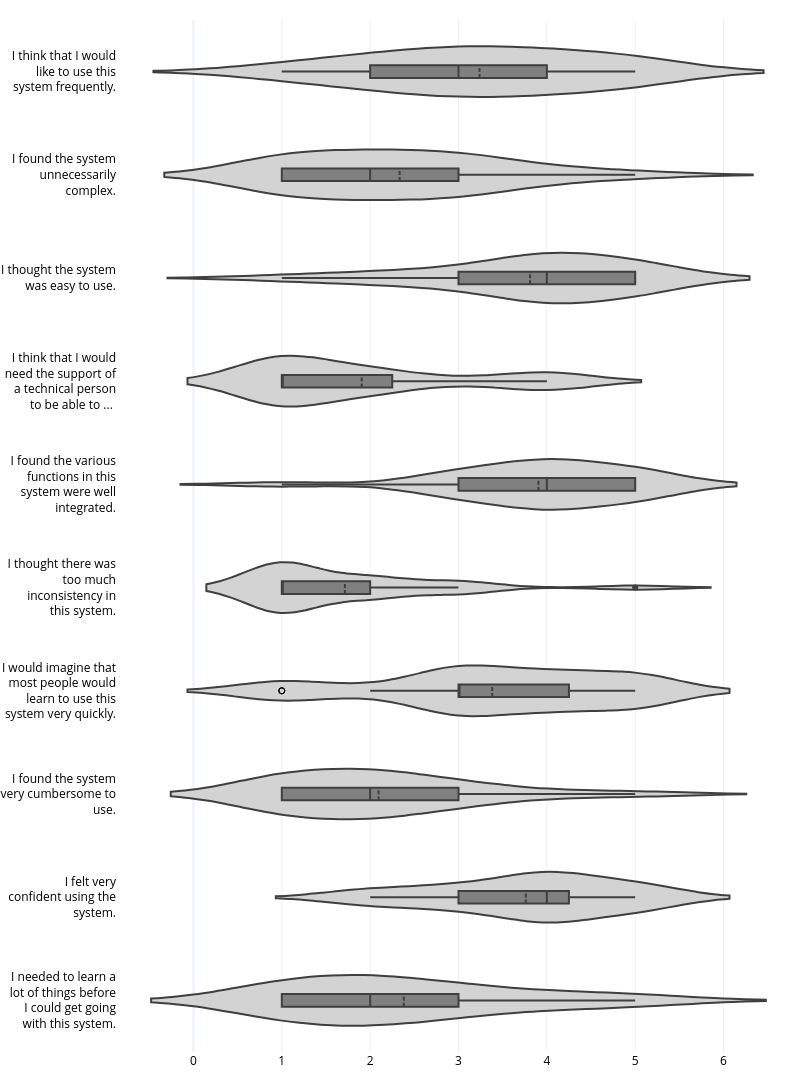

Notebook cell for this chart:
### Code cell
chart_sus = go.Figure()

for string_question in list_questions[::-1]:
    chart_sus.add_trace(go.Violin(
        y=df_sus_evaluation_long['Question_wrapped'][
            df_sus_evaluation_long['variable'] == string_question],
        x=df_sus_evaluation_long['value'][
            df_sus_evaluation_long['variable'] == string_question],
        name=dict_sus_questions[string_question],
        box_visible=True,
        meanline_visible=True,
        fillcolor = '#d3d3d3',
        line_color = '#3f3f3f',
        marker_line_outliercolor= 'black',
        box_fillcolor = 'grey'))

chart_sus.update_traces(orientation='h')
chart_sus.update_layout(height=1200, width=800, showlegend=False,
                        template='plotly_white',
                        margin=dict(l=20, r=0, t=20, b=40))
chart_sus.update_yaxes(tickfont_color='black')
chart_sus.update_xaxes(tickfont_color='black')
chart_sus.write_image(os.path.join(path_study_data_results, 'SUS.pdf'))
chart_sus.show()

### Figure 1 — Plotly figure (JSON) as saved in the notebook; plotly's stock layout.template omitted (floating-point values rounded to 4 significant figures)
{"data": [{"box": {"fillcolor": "grey", "visible": true}, "fillcolor": "#d3d3d3", "line": {"color": "#3f3f3f"}, "marker": {"line": {"outliercolor": "black"}}, "meanline": {"visible": true}, "name": "I needed to learn a lot of things before I could get going with this system.", "orientation": "h", "type": "violin", "x": [3, 5, 3, 5, 1, 2, 1, 2, 3, 3, 2, 1, 4, 1, 4, 2, 1, 2, 1, 2, 2], "y": ["I needed to learn a<br>lot of things before<br>I could get going<br>with this system.", "I needed to learn a<br>lot of things before<br>I could get going<br>with this system.", "I needed to learn a<br>lot of things before<br>I could get going<br>with this system.", "I needed to learn a<br>lot of things before<br>I could get going<br>with this system.", "I needed to learn a<br>lot of things before<br>I could get going<br>with this system.", "I needed to learn a<br>lot of things before<br>I could get going<br>with this system.", "I needed to learn a<br>lot of things before<br>I could get going<br>with this system.", "I needed to learn a<br>lot of things before<br>I could get going<br>with this system.", "I needed to learn a<br>lot of things before<br>I could get going<br>with this system.", "I needed to learn a<br>lot of things before<br>I could get going<br>with this system.", "I needed to learn a<br>lot of things before<br>I could get going<br>with this system.", "I needed to learn a<br>lot of things before<br>I could get going<br>with this system.", "I needed to learn a<br>lot of things before<br>I could get going<br>with this system.", "I needed to learn a<br>lot of things before<br>I could get going<br>with this system.", "I needed to learn a<br>lot of things before<br>I could get going<br>with this system.", "I needed to learn a<br>lot of things before<br>I could get going<br>with this system.", "I needed to learn a<br>lot of things before<br>I could get going<br>with this system.", "I needed to learn a<br>lot of things before<br>I could get going<br>with this system.", "I needed to learn a<br>lot of things before<br>I could get going<br>with this system.", "I needed to learn a<br>lot of things before<br>I could get going<br>with this system.", "I needed to learn a<br>lot of things before<br>I could get going<br>with this system."]}, {"box": {"fillcolor": "grey", "visible": true}, "fillcolor": "#d3d3d3", "line": {"color": "#3f3f3f"}, "marker": {"line": {"outliercolor": "black"}}, "meanline": {"visible": true}, "name": "I felt very confident using the system.", "orientation": "h", "type": "violin", "x": [4, 2, 3, 3, 5, 4, 4, 5, 5, 2, 3, 4, 4, 4, 2, 4, 4, 3, 5, 4, 5], "y": ["I felt very<br>confident using the<br>system.", "I felt very<br>confident using the<br>system.", "I felt very<br>confident using the<br>system.", "I felt very<br>confident using the<br>system.", "I felt very<br>confident using the<br>system.", "I felt very<br>confident using the<br>system.", "I felt very<br>confident using the<br>system.", "I felt very<br>confident using the<br>system.", "I felt very<br>confident using the<br>system.", "I felt very<br>confident using the<br>system.", "I felt very<br>confident using the<br>system.", "I felt very<br>confident using the<br>system.", "I felt very<br>confident using the<br>system.", "I felt very<br>confident using the<br>system.", "I felt very<br>confident using the<br>system.", "I felt very<br>confident using the<br>system.", "I felt very<br>confident using the<br>system.", "I felt very<br>confident using the<br>system.", "I felt very<br>confident using the<br>system.", "I felt very<br>confident using the<br>system.", "I felt very<br>confident using the<br>system."]}, {"box": {"fillcolor": "grey", "visible": true}, "fillcolor": "#d3d3d3", "line": {"color": "#3f3f3f"}, "marker": {"line": {"outliercolor": "black"}}, "meanline": {"visible": true}, "name": "I found the system very cumbersome to use.", "orientation": "h", "type": "violin", "x": [4, 5, 2, 3, 1, 1, 3, 1, 2, 3, 2, 2, 2, 1, 3, 2, 2, 2, 1, 1, 1], "y": ["I found the system<br>very cumbersome to<br>use.", "I found the system<br>very cumbersome to<br>use.", "I found the system<br>very cumbersome to<br>use.", "I found the system<br>very cumbersome to<br>use.", "I found the system<br>very cumbersome to<br>use.", "I found the system<br>very cumbersome to<br>use.", "I found the system<br>very cumbersome to<br>use.", "I found the system<br>very cumbersome to<br>use.", "I found the system<br>very cumbersome to<br>use.", "I found the system<br>very cumbersome to<br>use.", "I found the system<br>very cumbersome to<br>use.", "I found the system<br>very cumbersome to<br>use.", "I found the system<br>very cumbersome to<br>use.", "I found the system<br>very cumbersome to<br>use.", "I found the system<br>very cumbersome to<br>use.", "I found the system<br>very cumbersome to<br>use.", "I found the system<br>very cumbersome to<br>use.", "I found the system<br>very cumbersome to<br>use.", "I found the system<br>very cumbersome to<br>use.", "I found the system<br>very cumbersome to<br>use.", "I found the system<br>very cumbersome to<br>use."]}, {"box": {"fillcolor": "grey", "visible": true}, "fillcolor": "#d3d3d3", "line": {"color": "#3f3f3f"}, "marker": {"line": {"outliercolor": "black"}}, "meanline": {"visible": true}, "name": "I would imagine that most people would learn to use this system very quickly.", "orientation": "h", "type": "violin", "x": [3, 1, 4, 1, 5, 3, 2, 3, 4, 4, 3, 3, 5, 5, 3, 4, 1, 3, 4, 5, 5], "y": ["I would imagine that<br>most people would<br>learn to use this<br>system very quickly.", "I would imagine that<br>most people would<br>learn to use this<br>system very quickly.", "I would imagine that<br>most people would<br>learn to use this<br>system very quickly.", "I would imagine that<br>most people would<br>learn to use this<br>system very quickly.", "I would imagine that<br>most people would<br>learn to use this<br>system very quickly.", "I would imagine that<br>most people would<br>learn to use this<br>system very quickly.", "I would imagine that<br>most people would<br>learn to use this<br>system very quickly.", "I would imagine that<br>most people would<br>learn to use this<br>system very quickly.", "I would imagine that<br>most people would<br>learn to use this<br>system very quickly.", "I would imagine that<br>most people would<br>learn to use this<br>system very quickly.", "I would imagine that<br>most people would<br>learn to use this<br>system very quickly.", "I would imagine that<br>most people would<br>learn to use this<br>system very quickly.", "I would imagine that<br>most people would<br>learn to use this<br>system very quickly.", "I would imagine that<br>most people would<br>learn to use this<br>system very quickly.", "I would imagine that<br>most people would<br>learn to use this<br>system very quickly.", "I would imagine that<br>most people would<br>learn to use this<br>system very quickly.", "I would imagine that<br>most people would<br>learn to use this<br>system very quickly.", "I would imagine that<br>most people would<br>learn to use this<br>system very quickly.", "I would imagine that<br>most people would<br>learn to use this<br>system very quickly.", "I would imagine that<br>most people would<br>learn to use this<br>system very quickly.", "I would imagine that<br>most people would<br>learn to use this<br>system very quickly."]}, {"box": {"fillcolor": "grey", "visible": true}, "fillcolor": "#d3d3d3", "line": {"color": "#3f3f3f"}, "marker": {"line": {"outliercolor": "black"}}, "meanline": {"visible": true}, "name": "I thought there was too much inconsistency in this system.", "orientation": "h", "type": "violin", "x": [1, 5, 2, 2, 1, 1, 1, 1, 2, 3, 1, 1, 1, 1, 2, 2, 3, 3, 1, 1, 1], "y": ["I thought there was<br>too much<br>inconsistency in<br>this system.", "I thought there was<br>too much<br>inconsistency in<br>this system.", "I thought there was<br>too much<br>inconsistency in<br>this system.", "I thought there was<br>too much<br>inconsistency in<br>this system.", "I thought there was<br>too much<br>inconsistency in<br>this system.", "I thought there was<br>too much<br>inconsistency in<br>this system.", "I thought there was<br>too much<br>inconsistency in<br>this system.", "I thought there was<br>too much<br>inconsistency in<br>this system.", "I thought there was<br>too much<br>inconsistency in<br>this system.", "I thought there was<br>too much<br>inconsistency in<br>this system.", "I thought there was<br>too much<br>inconsistency in<br>this system.", "I thought there was<br>too much<br>inconsistency in<br>this system.", "I thought there was<br>too much<br>inconsistency in<br>this system.", "I thought there was<br>too much<br>inconsistency in<br>this system.", "I thought there was<br>too much<br>inconsistency in<br>this system.", "I thought there was<br>too much<br>inconsistency in<br>this system.", "I thought there was<br>too much<br>inconsistency in<br>this system.", "I thought there was<br>too much<br>inconsistency in<br>this system.", "I thought there was<br>too much<br>inconsistency in<br>this system.", "I thought there was<br>too much<br>inconsistency in<br>this system.", "I thought there was<br>too much<br>inconsistency in<br>this system."]}, {"box": {"fillcolor": "grey", "visible": true}, "fillcolor": "#d3d3d3", "line": {"color": "#3f3f3f"}, "marker": {"line": {"outliercolor": "black"}}, "meanline": {"visible": true}, "name": "I found the various functions in this system were well integrated.", "orientation": "h", "type": "violin", "x": [3, 1, 4, 3, 5, 4, 3, 5, 4, 3, 4, 4, 5, 4, 4, 5, 3, 4, 5, 4, 5], "y": ["I found the various<br>functions in this<br>system were well<br>integrated.", "I found the various<br>functions in this<br>system were well<br>integrated.", "I found the various<br>functions in this<br>system were well<br>integrated.", "I found the various<br>functions in this<br>system were well<br>integrated.", "I found the various<br>functions in this<br>system were well<br>integrated.", "I found the various<br>functions in this<br>system were well<br>integrated.", "I found the various<br>functions in this<br>system were well<br>integrated.", "I found the various<br>functions in this<br>system were well<br>integrated.", "I found the various<br>functions in this<br>system were well<br>integrated.", "I found the various<br>functions in this<br>system were well<br>integrated.", "I found the various<br>functions in this<br>system were well<br>integrated.", "I found the various<br>functions in this<br>system were well<br>integrated.", "I found the various<br>functions in this<br>system were well<br>integrated.", "I found the various<br>functions in this<br>system were well<br>integrated.", "I found the various<br>functions in this<br>system were well<br>integrated.", "I found the various<br>functions in this<br>system were well<br>integrated.", "I found the various<br>functions in this<br>system were well<br>integrated.", "I found the various<br>functions in this<br>system were well<br>integrated.", "I found the various<br>functions in this<br>system were well<br>integrated.", "I found the various<br>functions in this<br>system were well<br>integrated.", "I found the various<br>functions in this<br>system were well<br>integrated."]}, {"box": {"fillcolor": "grey", "visible": true}, "fillcolor": "#d3d3d3", "line": {"color": "#3f3f3f"}, "marker": {"line": {"outliercolor": "black"}}, "meanline": {"visible": true}, "name": "I think that I would need the support of a technical person to be able to use this system.", "orientation": "h", "type": "violin", "x": [2, 2, 3, 1, 1, 2, 1, 4, 1, 4, 1, 1, 1, 1, 4, 2, 1, 4, 1, 1, 2], "y": ["I think that I would<br>need the support of<br>a technical person<br>to be able to ... ", "I think that I would<br>need the support of<br>a technical person<br>to be able to ... ", "I think that I would<br>need the support of<br>a technical person<br>to be able to ... ", "I think that I would<br>need the support of<br>a technical person<br>to be able to ... ", "I think that I would<br>need the support of<br>a technical person<br>to be able to ... ", "I think that I would<br>need the support of<br>a technical person<br>to be able to ... ", "I think that I would<br>need the support of<br>a technical person<br>to be able to ... ", "I think that I would<br>need the support of<br>a technical person<br>to be able to ... ", "I think that I would<br>need the support of<br>a technical person<br>to be able to ... ", "I think that I would<br>need the support of<br>a technical person<br>to be able to ... ", "I think that I would<br>need the support of<br>a technical person<br>to be able to ... ", "I think that I would<br>need the support of<br>a technical person<br>to be able to ... ", "I think that I would<br>need the support of<br>a technical person<br>to be able to ... ", "I think that I would<br>need the support of<br>a technical person<br>to be able to ... ", "I think that I would<br>need the support of<br>a technical person<br>to be able to ... ", "I think that I would<br>need the support of<br>a technical person<br>to be able to ... ", "I think that I would<br>need the support of<br>a technical person<br>to be able to ... ", "I think that I would<br>need the support of<br>a technical person<br>to be able to ... ", "I think that I would<br>need the support of<br>a technical person<br>to be able to ... ", "I think that I would<br>need the support of<br>a technical person<br>to be able to ... ", "I think that I would<br>need the support of<br>a technical person<br>to be able to ... "]}, {"box": {"fillcolor": "grey", "visible": true}, "fillcolor": "#d3d3d3", "line": {"color": "#3f3f3f"}, "marker": {"line": {"outliercolor": "black"}}, "meanline": {"visible": true}, "name": "I thought the system was easy to use.", "orientation": "h", "type": "violin", "x": [4, 1, 4, 2, 5, 4, 2, 5, 4, 3, 4, 5, 4, 5, 3, 4, 3, 4, 5, 4, 5], "y": ["I thought the system<br>was easy to use.", "I thought the system<br>was easy to use.", "I thought the system<br>was easy to use.", "I thought the system<br>was easy to use.", "I thought the system<br>was easy to use.", "I thought the system<br>was easy to use.", "I thought the system<br>was easy to use.", "I thought the system<br>was easy to use.", "I thought the system<br>was easy to use.", "I thought the system<br>was easy to use.", "I thought the system<br>was easy to use.", "I thought the system<br>was easy to use.", "I thought the system<br>was easy to use.", "I thought the system<br>was easy to use.", "I thought the system<br>was easy to use.", "I thought the system<br>was easy to use.", "I thought the system<br>was easy to use.", "I thought the system<br>was easy to use.", "I thought the system<br>was easy to use.", "I thought the system<br>was easy to use.", "I thought the system<br>was easy to use."]}, {"box": {"fillcolor": "grey", "visible": true}, "fillcolor": "#d3d3d3", "line": {"color": "#3f3f3f"}, "marker": {"line": {"outliercolor": "black"}}, "meanline": {"visible": true}, "name": "I found the system unnecessarily complex.", "orientation": "h", "type": "violin", "x": [3, 5, 2, 3, 1, 2, 4, 1, 2, 3, 1, 1, 4, 2, 3, 3, 3, 2, 1, 2, 1], "y": ["I found the system<br>unnecessarily<br>complex.", "I found the system<br>unnecessarily<br>complex.", "I found the system<br>unnecessarily<br>complex.", "I found the system<br>unnecessarily<br>complex.", "I found the system<br>unnecessarily<br>complex.", "I found the system<br>unnecessarily<br>complex.", "I found the system<br>unnecessarily<br>complex.", "I found the system<br>unnecessarily<br>complex.", "I found the system<br>unnecessarily<br>complex.", "I found the system<br>unnecessarily<br>complex.", "I found the system<br>unnecessarily<br>complex.", "I found the system<br>unnecessarily<br>complex.", "I found the system<br>unnecessarily<br>complex.", "I found the system<br>unnecessarily<br>complex.", "I found the system<br>unnecessarily<br>complex.", "I found the system<br>unnecessarily<br>complex.", "I found the system<br>unnecessarily<br>complex.", "I found the system<br>unnecessarily<br>complex.", "I found the system<br>unnecessarily<br>complex.", "I found the system<br>unnecessarily<br>complex.", "I found the system<br>unnecessarily<br>complex."]}, {"box": {"fillcolor": "grey", "visible": true}, "fillcolor": "#d3d3d3", "line": {"color": "#3f3f3f"}, "marker": {"line": {"outliercolor": "black"}}, "meanline": {"visible": true}, "name": "I think that I would like to use this system frequently.", "orientation": "h", "type": "violin", "x": [2, 2, 3, 1, 5, 5, 2, 5, 3, 2, 3, 3, 5, 3, 4, 4, 1, 3, 4, 4, 4], "y": ["I think that I would<br>like to use this<br>system frequently.", "I think that I would<br>like to use this<br>system frequently.", "I think that I would<br>like to use this<br>system frequently.", "I think that I would<br>like to use this<br>system frequently.", "I think that I would<br>like to use this<br>system frequently.", "I think that I would<br>like to use this<br>system frequently.", "I think that I would<br>like to use this<br>system frequently.", "I think that I would<br>like to use this<br>system frequently.", "I think that I would<br>like to use this<br>system frequently.", "I think that I would<br>like to use this<br>system frequently.", "I think that I would<br>like to use this<br>system frequently.", "I think that I would<br>like to use this<br>system frequently.", "I think that I would<br>like to use this<br>system frequently.", "I think that I would<br>like to use this<br>system frequently.", "I think that I would<br>like to use this<br>system frequently.", "I think that I would<br>like to use this<br>system frequently.", "I think that I would<br>like to use this<br>system frequently.", "I think that I would<br>like to use this<br>system frequently.", "I think that I would<br>like to use this<br>system frequently.", "I think that I would<br>like to use this<br>system frequently.", "I think that I would<br>like to use this<br>system frequently."]}], "layout": {"height": 1200, "margin": {"b": 40, "l": 20, "r": 0, "t": 20}, "showlegend": false, "width": 800, "xaxis": {"tickfont": {"color": "black"}}, "yaxis": {"tickfont": {"color": "black"}}}}
